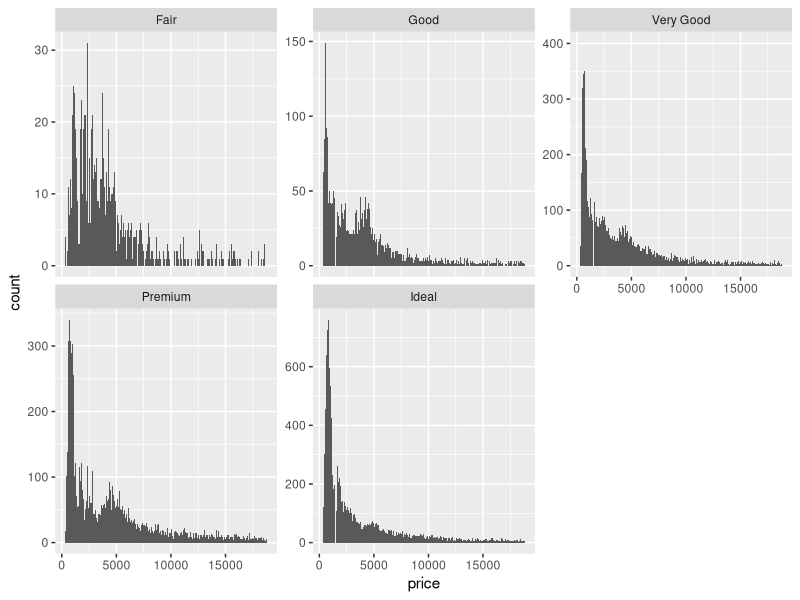
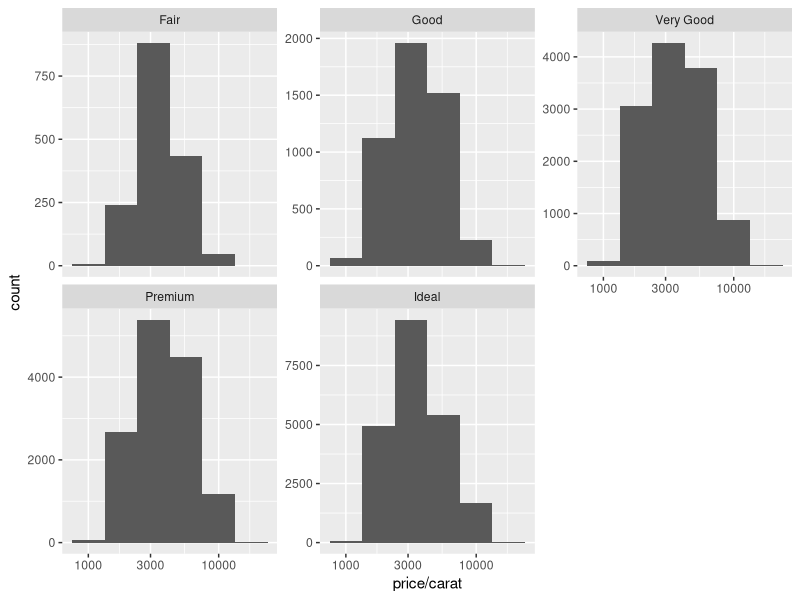
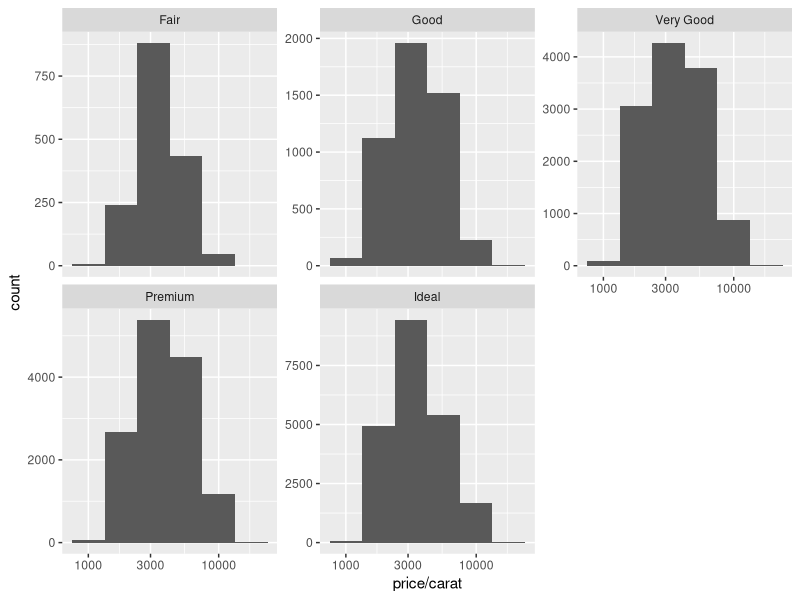
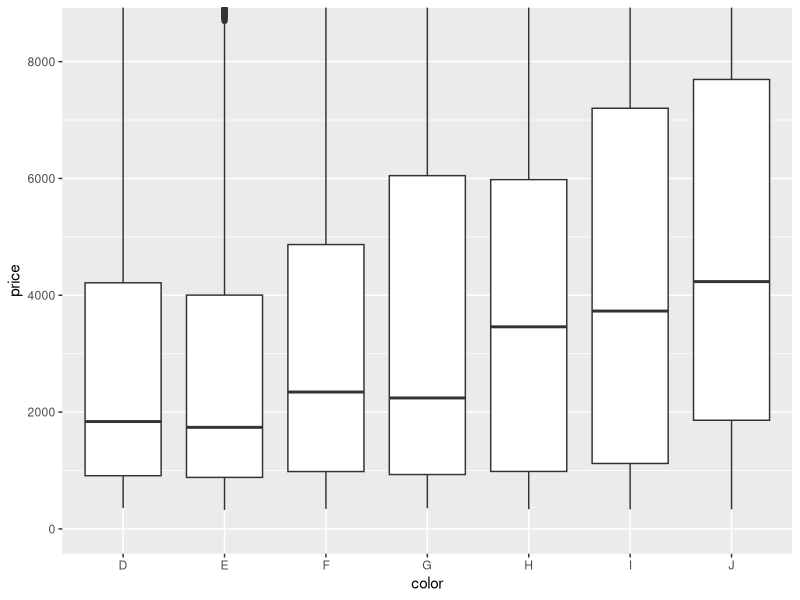
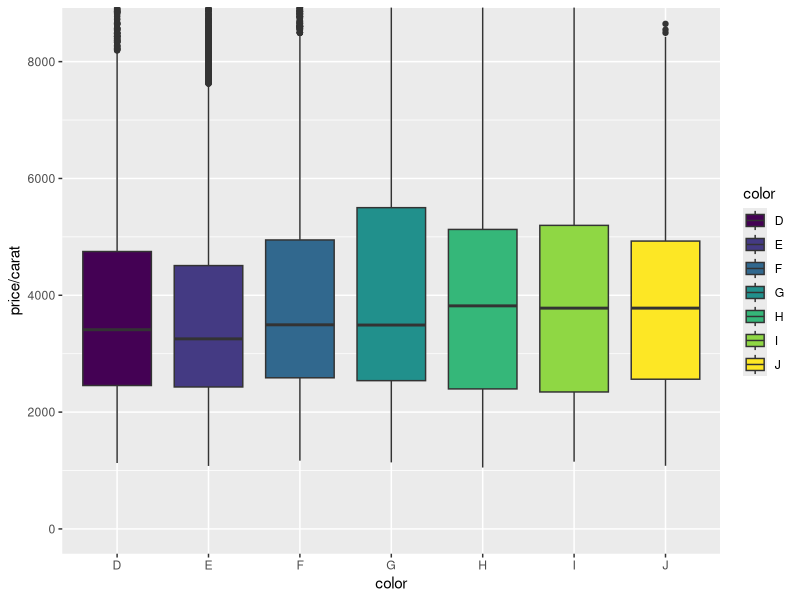
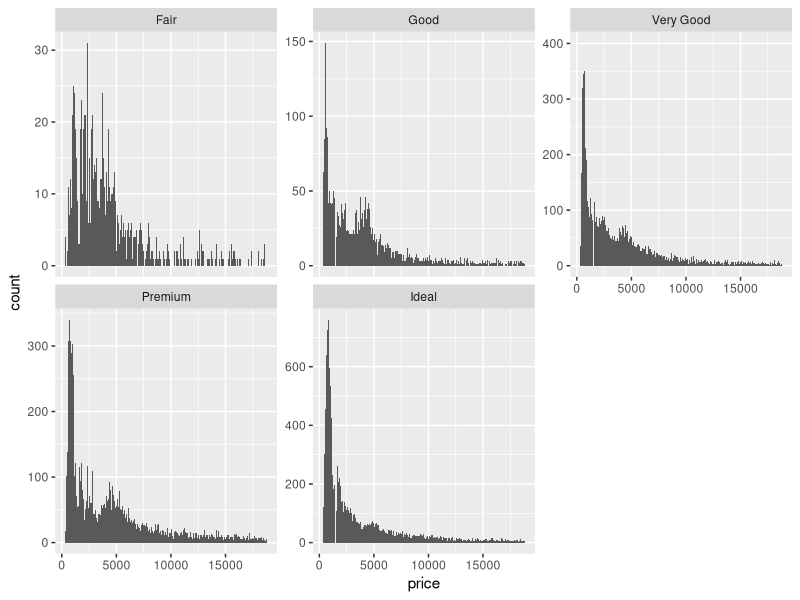

R code for these plots, in order:
library(ggplot2)
data(diamonds)
summary(diamonds)
names(diamonds)
is.ordered(diamonds$z)

cost_plot <- ggplot(aes(x = price), data =diamonds ) + 
  geom_histogram(binwidth = 50)

cost_plot_less_250 <- cost_plot + 
  scale_x_continuous(limits = c(0,500)) 
 
cost_plot +
  scale_x_continuous()+
  facet_wrap(~cut,scales="free_y")
ggsave('priceHistogram.png')

summary(diamonds$price)

by(diamonds$price,diamonds$cut,min)

less_500 <- subset(diamonds, price < 500)
less_250 <- subset(diamonds,price< 250)
greater_15000 <- subset(diamonds,price >= 15000) 

ggplot(aes(x = price/carat), data =diamonds ) + 
  geom_histogram(binwidth =0.25)+
  facet_wrap(~cut,scales="free_y")+
  scale_x_log10()

ggplot(aes(x = price/carat), data =diamonds ) + 
  geom_histogram(binwidth =0.25)+
  facet_wrap(~cut,scales="free_y")+
  scale_x_log10()
ggplot(aes(x = color,y=price),data = diamonds)+
  geom_boxplot()+
  coord_cartesian(ylim= c(0,8500))

by(diamonds$price,diamonds$color,summary)

ggplot(aes(x = color,y=price/carat),data = diamonds)+
  geom_boxplot(aes(fill = color))+
  coord_cartesian(ylim= c(0,8500))

  
  
  